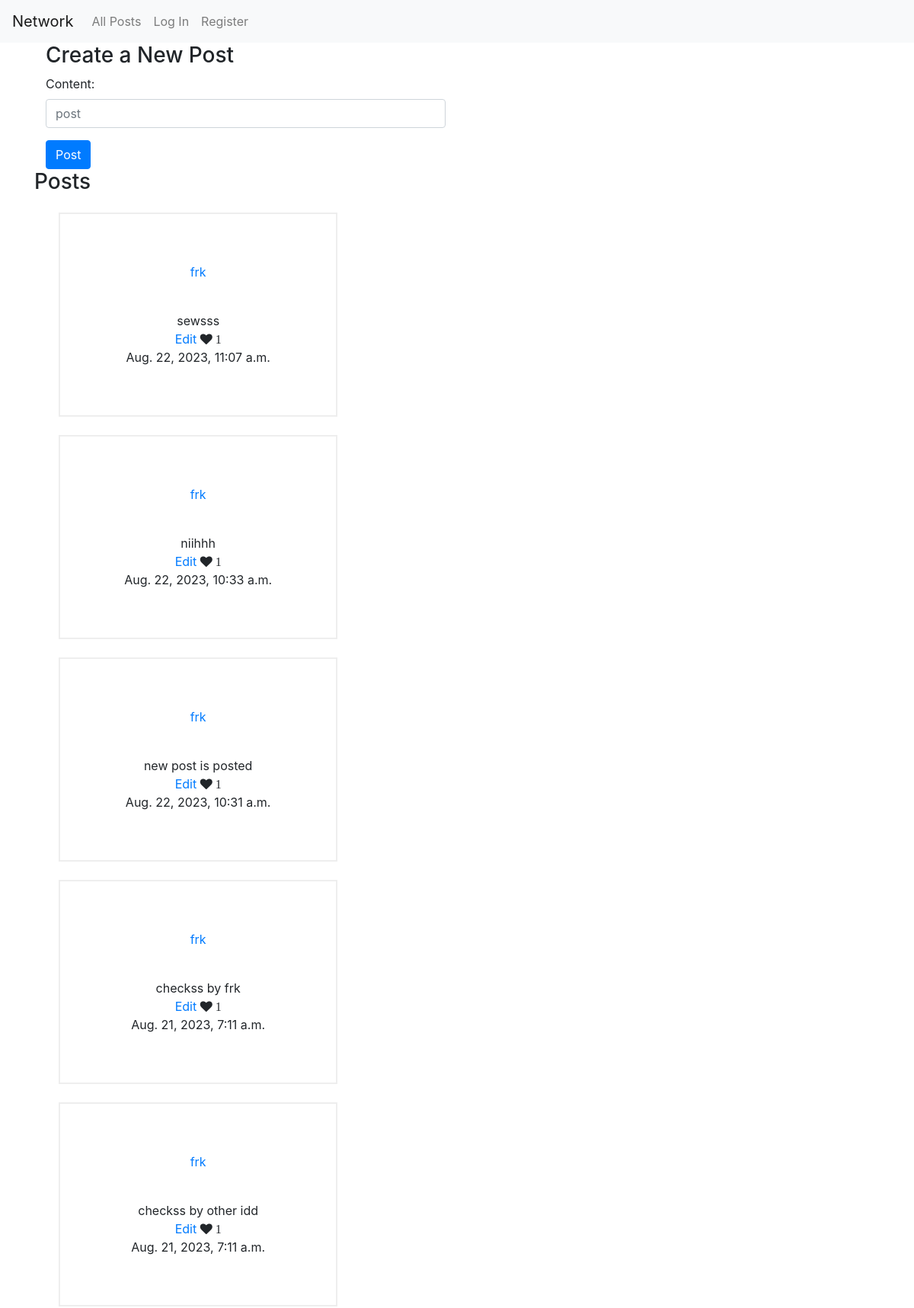
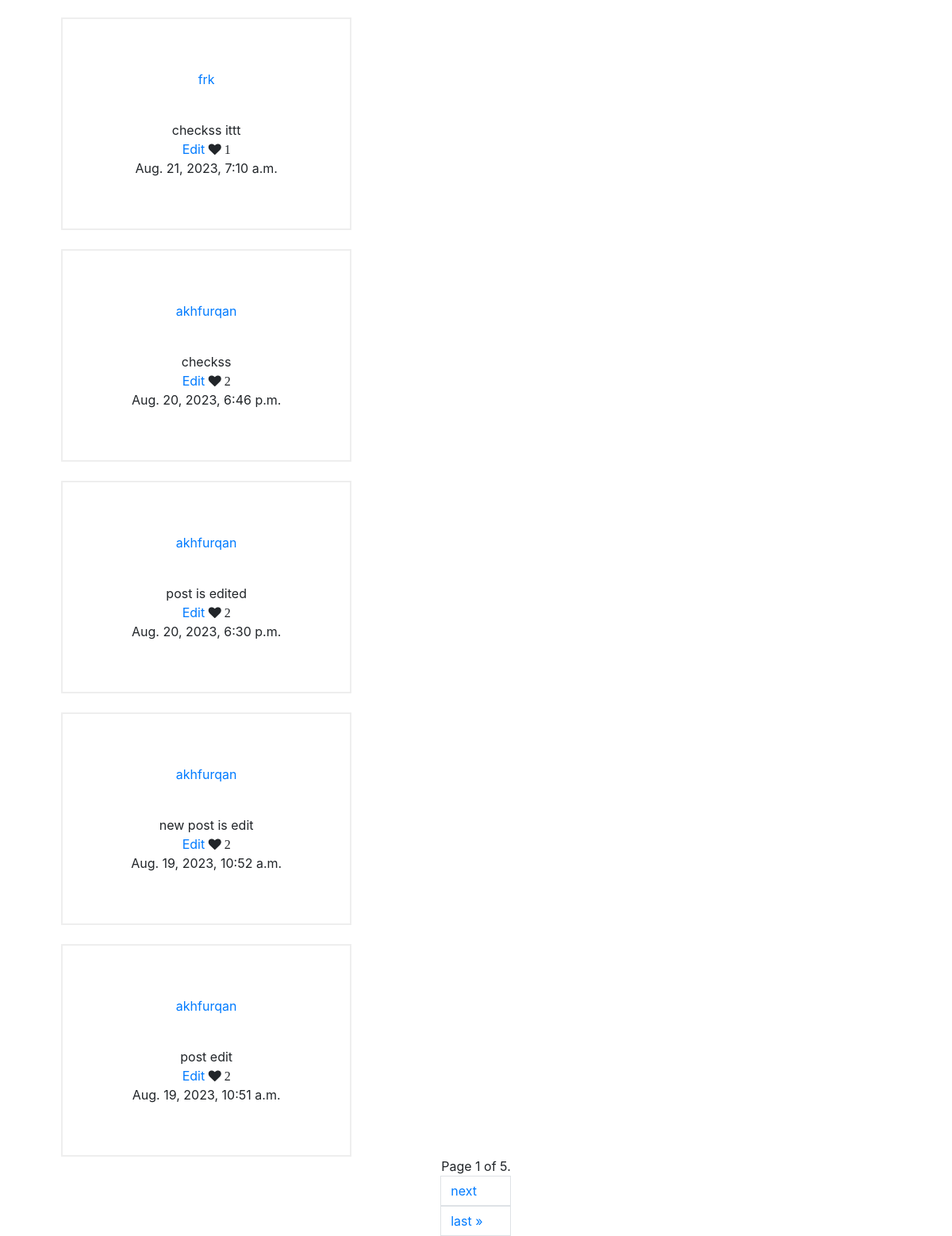
The page / on the database its author committed (2 pictures, top to bottom).
### network/models.py (models this page shows)
class Post(models.Model):
    user = models.ForeignKey(User, on_delete=models.CASCADE,related_name='posts')
    content = models.TextField()
    created_at = models.DateTimeField(auto_now_add=True)

class User(AbstractUser):
 username = models.CharField(max_length = 50, blank = True, null = True, unique = True)
 email = models.EmailField(_('email address'), unique = True ,null=True)
 phone_no = models.CharField(max_length = 10,null=True)

### network/views.py (the view, shortened to what this page needs)
# urls.py: path('', views.PostListView.as_view(), name='post-list'),
class PostListView(ListView):
    def get(self, request):
        posts = Post.objects.all()[::-1]
        paginator = Paginator(posts, 10)
        page_number = request.GET.get("page")
        page_obj = paginator.get_page(page_number)
        form = PostForm()
        return render(request, 'network/post_list.html', {'page_obj': page_obj, 'form': form})

### network/forms.py
class PostForm(forms.ModelForm):
    class Meta:
        model = Post
        fields = ['content']
        widgets = {
            'content': forms.TextInput( attrs={ 'class': 'form-control', 'placeholder': 'post', 'required': True, } ),
        }

### network/templates/network/post_list.html (shortened to what this page needs)
{% extends 'network/layout.html'%}
{% block body %}
<div class="container">
        <div class="col-md-6">
            <h3>Create a New Post</h3>
            <form method="post" id="post-form">
                {{ form.content.label_tag }}
                {{ form.content }}
                <button type="submit" class="btn btn-primary mt-3">Post</button>
            </form>
        </div>
            <h3>Posts</h3>
            {% for post in page_obj %}
            <div class="mydiv">
                <p><a href="{% url 'user-profile' post.user_id %}">{{ post.user.username }}</a></p><br>
                {{ post.content }}<br>
                <a href="{% url 'post-edit' post.id %}">Edit</a>
                <i class="fa fa-heart like-btn" data-post-id="{{ post.id }}" aria-hidden="true">
                    <span class="like-count">{{ post.likes.count }}</span></i><br>
                    {{post.created_at}}
            </div>
            {% endfor %}
</div>
<div class="pagination justify-content-center">
    <span class="step-links">
        <span class="current-page">
            Page {{ page_obj.number }} of {{ page_obj.paginator.num_pages }}.
        </span>
        {% if page_obj.has_next %}
            <a href="?page={{ page_obj.next_page_number }}" class="page-link">next</a>
            <a href="?page={{ page_obj.paginator.num_pages }}" class="page-link">last &raquo;</a>
        {% endif %}
    </span>
</div>
{% endblock %}

### network/templates/network/post_list.html (style rules this page uses)
.mydiv { border: 2px solid #eee; padding-top:4rem; padding-bottom:4rem; width:33%; margin-top:1.5rem; margin-left:2rem; text-align: center; }

### rows shown on the page
Post: user.username "frk", content "sewsss", likes.count "1", created_at "Aug. 22, 2023, 11:07 a.m."
Post: user.username "frk", content "niihhh", likes.count "1", created_at "Aug. 22, 2023, 10:33 a.m."
Post: user.username "frk", content "new post is posted", likes.count "1", created_at "Aug. 22, 2023, 10:31 a.m."
Post: user.username "frk", content "checkss by frk", likes.count "1", created_at "Aug. 21, 2023, 7:11 a.m."
Post: user.username "frk", content "checkss by other idd", likes.count "1", created_at "Aug. 21, 2023, 7:11 a.m."
Post: user.username "frk", content "checkss ittt", likes.count "1", created_at "Aug. 21, 2023, 7:10 a.m."
Post: user.username "akhfurqan", content "checkss", likes.count "2", created_at "Aug. 20, 2023, 6:46 p.m."
Post: user.username "akhfurqan", content "post is edited", likes.count "2", created_at "Aug. 20, 2023, 6:30 p.m."
Post: user.username "akhfurqan", content "new post is edit", likes.count "2", created_at "Aug. 19, 2023, 10:52 a.m."
Post: user.username "akhfurqan", content "post edit", likes.count "2", created_at "Aug. 19, 2023, 10:51 a.m."

### other values the page prints
{{ page_obj.number }} "1"
{{ page_obj.paginator.num_pages }} "5"
